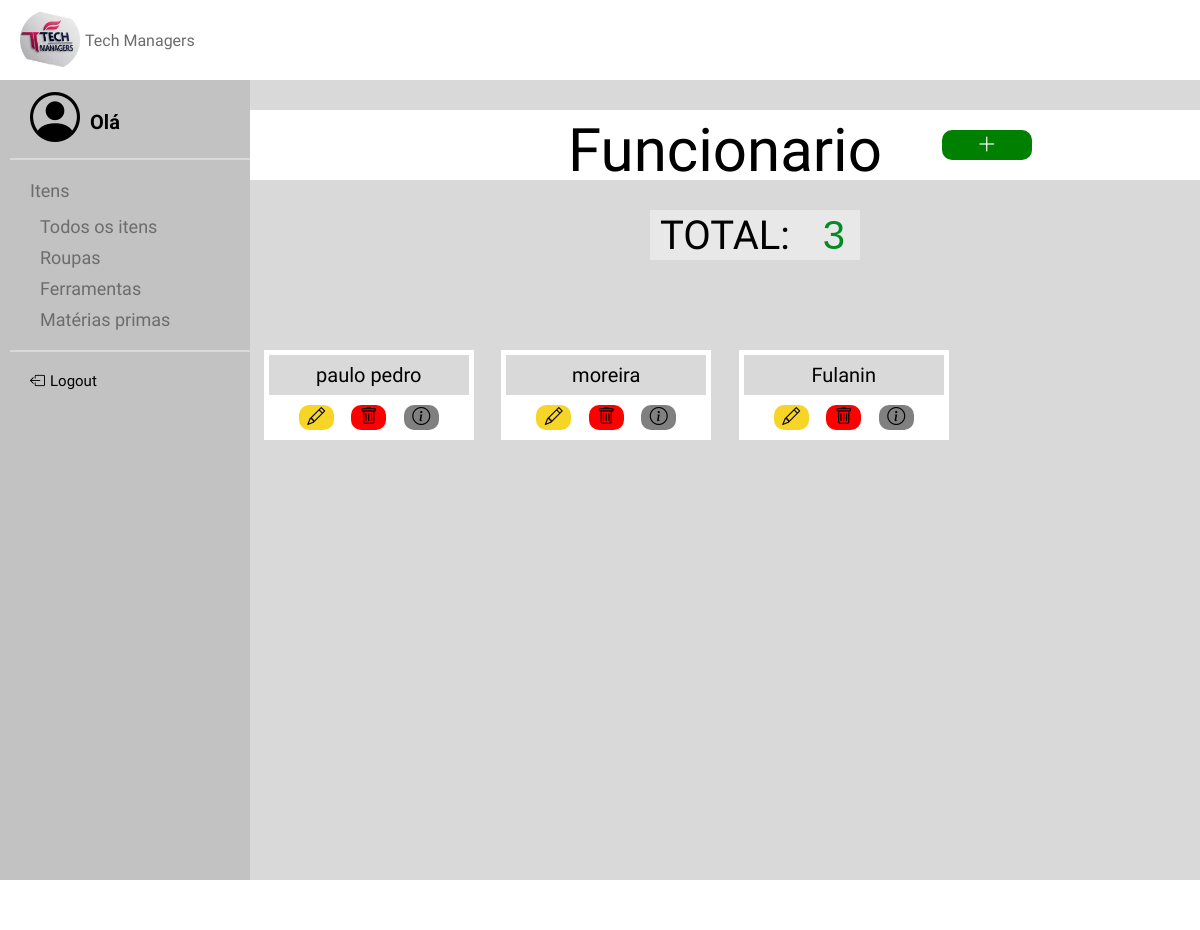
Before: /TelaAF with the older database file.
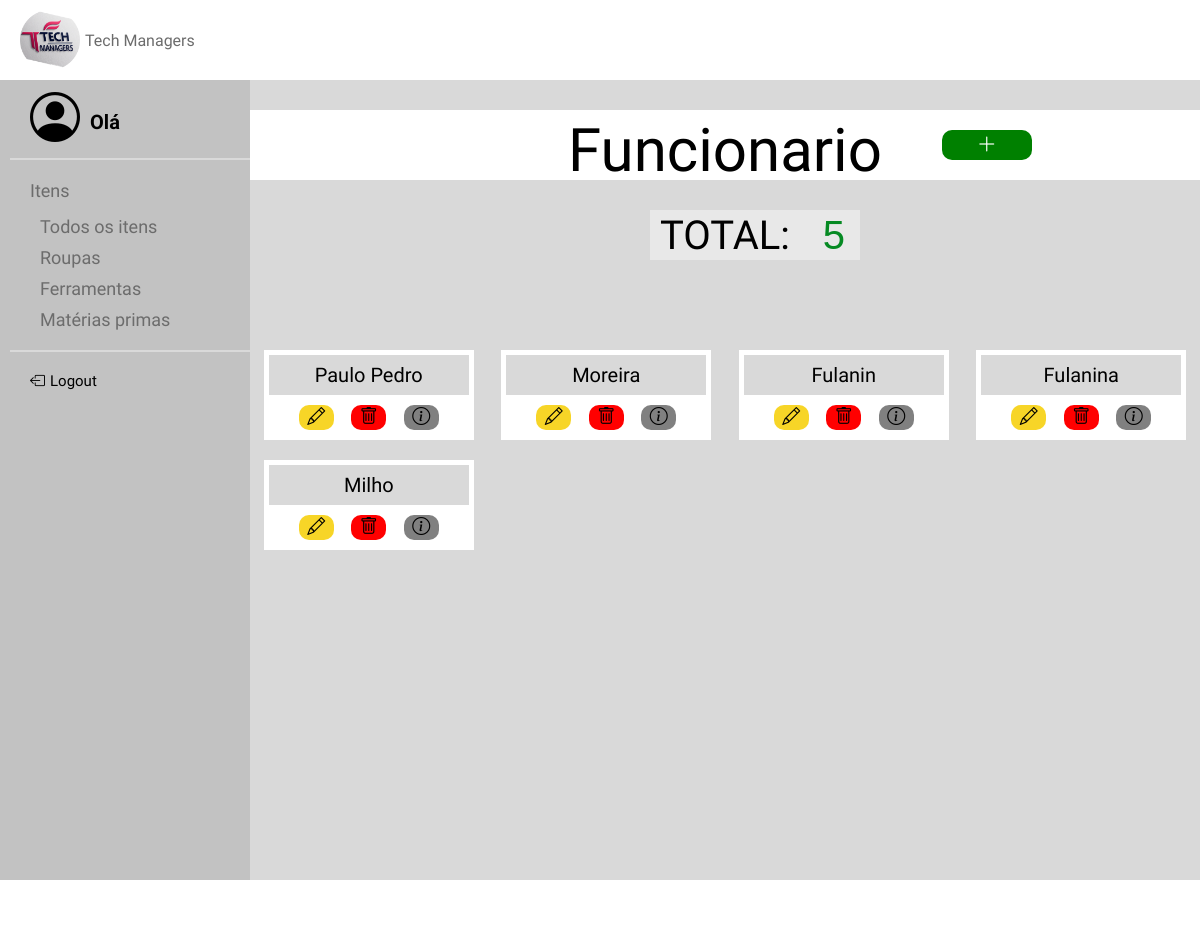
After: the same page with the newer database file.
### models.py (models this page shows, shortened)
class Funcionario(Base):
    __tablename__ = 'funcionario'
    id = Column(Integer, primary_key=True)
    nome = Column(String(40), nullable=False, index=True)
    email = Column(String(40), nullable=False, index=True, unique=True)
    cpf = Column(String(11), nullable=False, index=True, unique=True)
    senha = Column(String(11), nullable=False, index=True)
    admin = Column(String(11), nullable=False, index=True)

### app.py (the view)
@app.route('/TelaAF')
def telafuncionarios():
    funcionarios = Funcionario.query.all()
    return render_template("TelaAFuncionarios.html", funcionarios=funcionarios)

### templates/TelaAFuncionarios.html
{% extends "base.html" %}
{% block conteudo %}
    <link rel="stylesheet" href="/static/TelaAFuncionario.css">
    <div class="container">
        <div id="numero">
            <p class="titulo">Funcionario</p>
            <div class="botoestitle" id="ladinho">
                <button id="btn1" onclick="window.location.href='{{ url_for('TelaCF') }}'"><i class="bi bi-plus-lg"></i>
                </button>
            </div>
        </div>
        <div id="total">
            <p for="numero" id="textonumero"> TOTAL: </p>
            <input type="number" id="camponumero" name="numero" value="{{ funcionarios | length }}" readonly>
        </div>
        <div class="cards">
            {% for funcionario in funcionarios %}
                <div class="card">
                    <p>{{ funcionario.nome}}</p>
                    <div class="botoes">
                        <button id="btn1" onclick="window.location.href='{{ url_for('TelaEF', id=funcionario.id) }}'">
                            <i class="bi bi-pencil"></i></button>
                        <button id="btn2"><a href="{{ url_for('delete_funcionario', id=funcionario.id) }}" methods="DELETE">
                            <i class="bi bi-trash"></i></a></button>
                        <button id="btn3" onclick="window.location.href='{{ url_for('TelaDF', id=funcionario.id) }}'">
                            <i class="bi bi-info-circle"></i></button>
                    </div>
                </div>
            {% endfor %}
        </div>
    </div>
{% endblock %}

Changed rows visible on the page:
changed Funcionario: nome "paulo pedro" → "Paulo Pedro"
changed Funcionario: nome "moreira" → "Moreira"
added Funcionario: nome "Fulanina"
added Funcionario: nome "Milho"
Other visible differences:
form field numero: "3" → "5"
